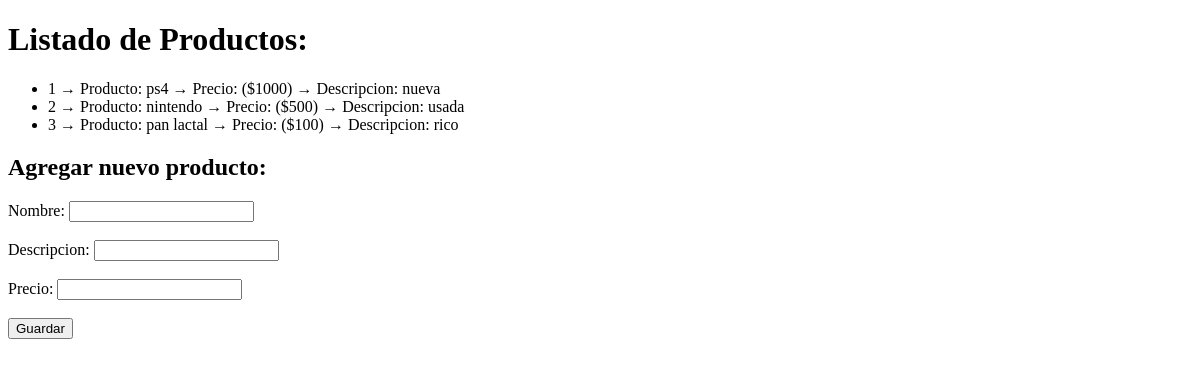
/mis-productos/, run on an earlier commit of the app's database.
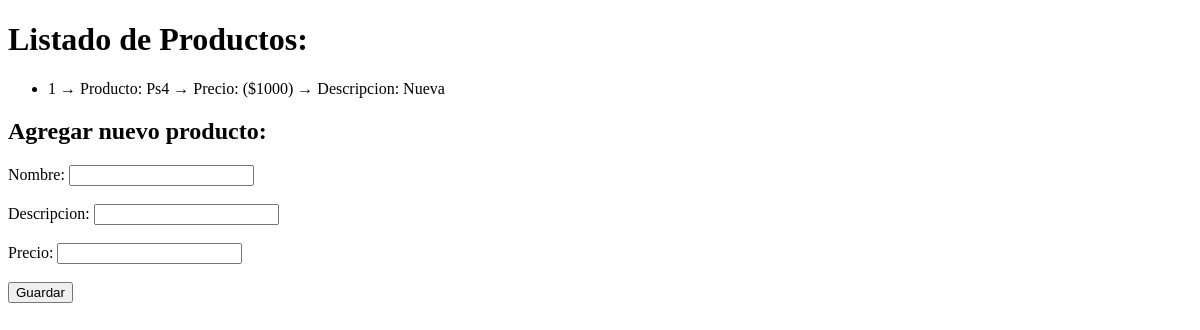
And on a later commit of the database.
### entrega_3/models.py (models this page shows)
class Producto(models.Model):
    nombre_producto = models.CharField(max_length=100)
    descripcion = models.TextField(max_length=500)
    precio = models.TextField(max_length=8)
    def __str__(self):
        return f"{self.id} → Producto: {self.nombre_producto} → Precio: (${self.precio}) → Descripcion: {self.descripcion}"

### entrega_3/views.py (the view)
# urls.py: path('mis-productos/', mostrar_mis_productos, name="mis-productos"),
def mostrar_mis_productos(request):
    productos = Producto.objects.all()
    return render(request, "entrega_3/productos.html", {"productos": productos})

### entrega_3/templates/entrega_3/productos.html (shortened to what this page needs)
{% extends 'entrega_3/base.html' %}
{% block titulo %} Listado de Productos: {% endblock %}
{% block listado %}
  <ul>
    {% for producto in productos %}
      <li>{{producto}}</li>
    {% endfor %}
  </ul>
  <h2>Agregar nuevo producto:</h2>
  <form method="post" action="{% url 'agregar-productos' %}">
    <label for="nombre_producto">Nombre:</label>
    <input type="text" name="nombre_producto" id="nombre_producto"><br><br>
    <label for="descripcion">Descripcion:</label>
    <input type="text" name="descripcion" id="descripcion"><br><br>
    <label for="precio">Precio:</label>
    <input type="text" name="precio" id="precio"><br><br>
    <button type="submit">Guardar</button>
  </form>
{% endblock %}

What changed in the data, as far as the page shows it:
removed Producto: id+nombre_producto+precio "2 → Producto: nintendo → Precio: ($500) → Descripcion: usada"
removed Producto: id+nombre_producto+precio "3 → Producto: pan lactal → Precio: ($100) → Descripcion: rico"
changed Producto: id+nombre_producto+precio "1 → Producto: ps4 → Precio: ($1000) → Descripcion: nueva" → "1 → Producto: Ps4 → Precio: ($1000) → Descripcion: Nueva"
